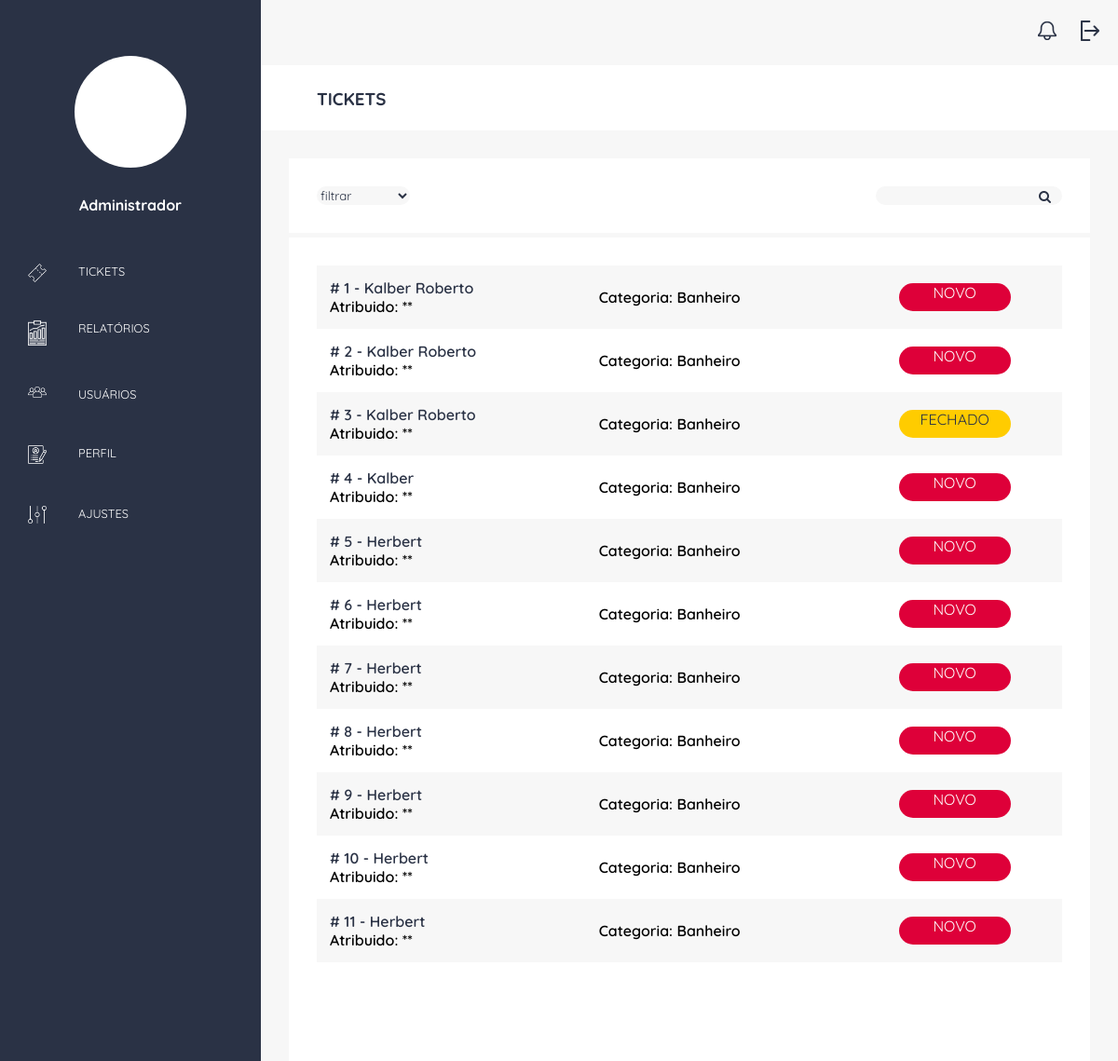
The app's page /adm/pesquisa/ (signed in), older data.
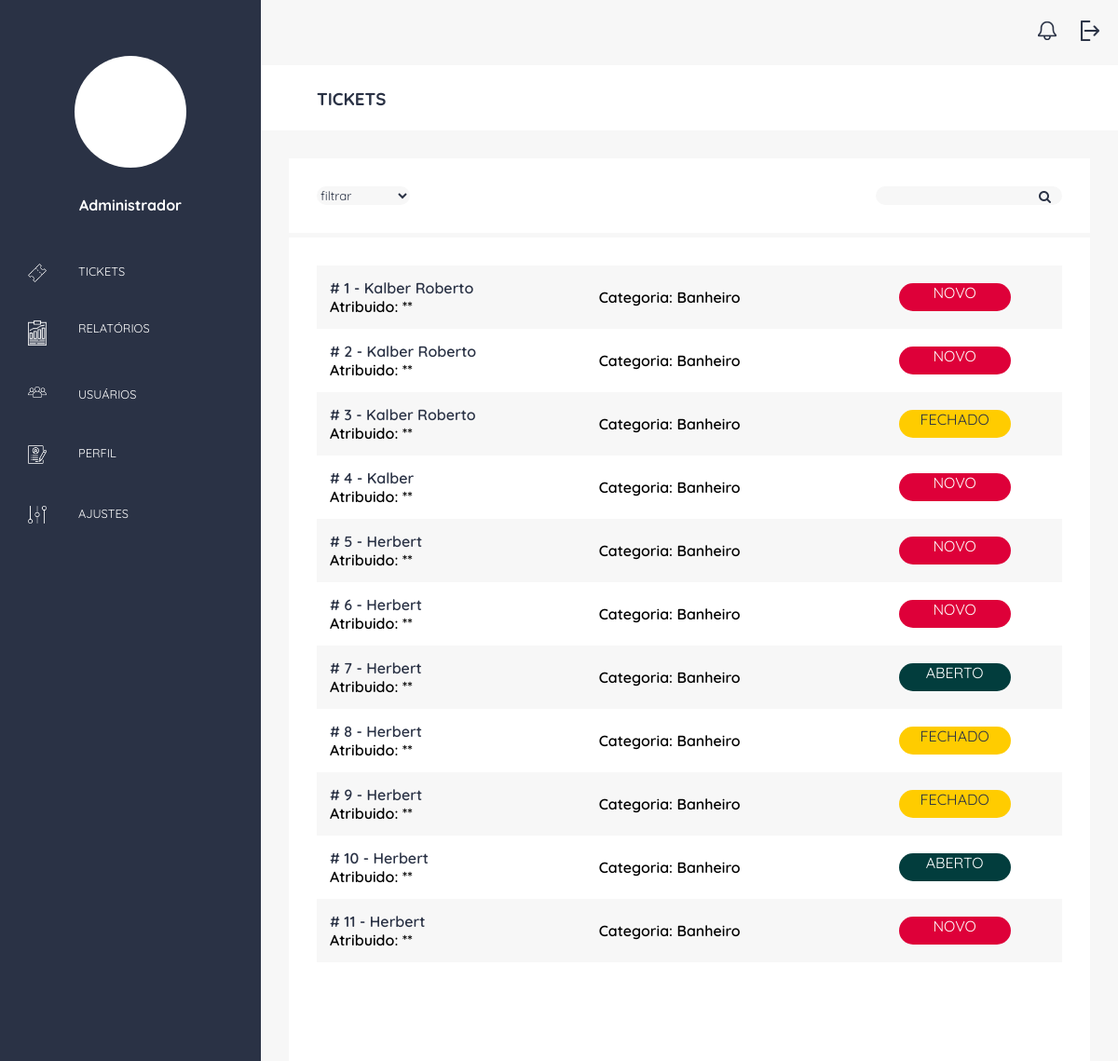
The same page, newer data.
### ticket/models.py (models this page shows, shortened)
class Ticket(models.Model):
    STATUS = (
        ('1', 'NOVO'),
        ('2', 'ABERTO'),
        ('3', 'FECHADO')
    )
    status = models.CharField(max_length=1, null=True, choices=STATUS, default='1')
    data_criacao=models.DateTimeField(auto_now_add=True)
    categoria = models.ForeignKey(Categoria, on_delete=models.SET_NULL, null=True)
    nome_completo = models.CharField(max_length=50)
    email = models.EmailField()
    telefone = models.CharField(max_length=14)
    anexo = models.FileField(upload_to='post_image', blank=True)
    descricao = models.TextField()

class Categoria(models.Model):
    nome=models.CharField(max_length=100)

### adminstrador/views.py (the view)
# urls.py: path('pesquisa/', pesquisa_id, name='pesquisa'),
@login_required
def pesquisa_id(request):
    filter = request.GET.get("id", None)
    if(filter != None):
        tickets2 = Ticket.objects.filter(id=filter)
    else:
        tickets2 = Ticket.objects.all()
    return render(request, 'listartickets.html', {"tickets": tickets2})

### adminstrador/templates/listartickets.html (shortened to what this page needs)
{% extends 'basedashboard.html' %}
{% block titulo  %} TICKETS {% endblock %}
{% block main %}
<div class="container-opticket">
    <div class="content-filter">
        <select class="select-filter" id="status" onchange="myFunction()">
            <option value="0">filtrar</option>
        </select>
    </div>
    <div class="content-search">
        <form class="search" action="{% url 'pesquisa' %}" method="GET">
            <input class="input-search" type="number" name="id" value="{{ id }}">
            <div id="lupa"></div>
        </form>
    </div>
</div>
<div class="container-table">
    <div class="content-table">
        <table class="table-list">
            {% for ticket in tickets %}
            <tr>
                <td class="list-font">
                    <a href="{% url 'details' ticket.id %}">
                        # {{ ticket.id }} - {{ ticket.nome_completo }} <br>
                    </a>
                    Atribuido: **
                </td>
                <td class="list-font">
                    Categoria: {{ ticket.categoria.nome }}
                </td>
                <td>
                    {% if ticket.status == '1' %}
                        <div class="btn-status">
                        {{ ticket.get_status_display }}
                        </div>
                    {% elif ticket.status == '2' %}
                        <div class="btn-status2">
                            {{ ticket.get_status_display }}
                        </div>
                    {% elif ticket.status == '3' %}
                        <div class="btn-status3">
                            {{ ticket.get_status_display }}
                        </div>
                    {% endif %}
                </td>
            </tr>
            {% endfor %}
        </table>
    </div>
    <div class="pagination">
    </div>
</div>
{% endblock %}

### adminstrador/templates/basedashboard.html (shortened to what this page needs)
<!DOCTYPE html>
{% load staticfiles %}
<html>
	<head>
        <link href="//maxcdn.bootstrapcdn.com/font-awesome/4.2.0/css/font-awesome.min.css" rel="stylesheet">
		<link rel="stylesheet" href="{% static 'css/reset.css' %}">
		<link rel="stylesheet" href="{% static 'css/colors.css' %}">
        <link rel="stylesheet" href="{% static 'css/basedashboard.css' %}">
        <link rel="stylesheet" href="{% static 'css/ticketlist.css' %}">
        <link rel="stylesheet" href="{% static 'css/detailsticket.css' %}">
	</head>
	<body>
        <div class="container">
            <div class="content-dash">
                <div class="profile-admin">
                    <div class="photo-admin">
                    </div>
                    <h4>Administrador</h4>
                </div>
                <div class="menu">
                    <a href=" {% url 'inicial' %}">
                        <div class="option" >
                            <img class="icon" src="{% static 'images/icon01.png' %}">
                            <p>TICKETS</p>
                        </div>
                    </a>
                    <a href="#">
                        <div class="option">
                            <img class="icon" src="{% static 'images/icon02.png' %}">
                            <p>RELATÓRIOS</p>
                        </div>
                    </a>
                    <a href="#">
                        <div class="option">
                            <img class="icon" src="{% static 'images/icon03.png' %}">
                            <p>USUÁRIOS</p>
                        </div>
                    </a>
                    <a href="#">
                        <div class="option">
                            <img class="icon" src="{% static 'images/icon04.png' %}">
                            <p>PERFIL</p>
                        </div>
                    </a>
                    <a href="#">
                        <div class="option">
                            <img class="icon" src="{% static 'images/icon05.png' %}">
                            <p>AJUSTES</p>
                        </div>
                    </a>
                </div>
            </div>
            <div class="container-body">
                <div class="content-nav">
                    <div class="notification-part">
                        <a href="#">
                            <img class="icon-nav" src="{% static 'images/icon-notification.png' %}">
                        </a>
                    </div>
                    <div class="logout-part">
                        <a href="{% url 'logout' %}">
                            <img class="icon-nav" src="{% static 'images/icon-logout.png' %}">
                        </a>
                    </div>
                </div>
                <div class="content-title">
                    <div class="title-option">
                        <h3>{% block titulo  %} {% endblock %}</h3>
                    </div>
                </div>
                <div class="container-list">
                    {% block main %}
                    {% endblock %}
                </div>
            </div>
        </div>
	</body>
</html>

### static/css/colors.css (style rules this page uses)
:root { --gray: #3C4559; --dark-gray: #2A3245; --light-gray: #F7F7F7; --red: #FF0042; --dark-red: #DE0039; --white: #ffffff; --green: #023D3D; --yellow: #FFCC00; }

### static/css/basedashboard.css (style rules this page uses)
.container { display: grid; width: 100%; height: 100%; grid-template-columns: 280px auto; grid-template-areas: "dash body"; }
.content-dash { grid-area: dash; background-color: var(--dark-gray); }
.container-body { grid-area: body; display: grid; width: 100%; height: 100%; grid-template-columns: 100%; grid-template-rows: 70px 70px auto; grid-template-areas: "nav""title""list"; }
.content-nav { display: grid; grid-area: nav; grid-template-columns: 95% 5%; background-color: var(--light-gray); }
.content-title { grid-area: title; background-color: var(--white); }
.container-list { width: 100%; grid-area: list; background-color: var(--light-gray); }
.title-option { padding-left: 60px; padding-top: 24px; color: var(--dark-gray); }
.profile-admin { display: grid; width: 100%; height: 260px; justify-content: center; color: var(--white); text-align: center; }
.photo-admin { border-radius: 100%; width: 120px; height: 120px; background-color: var(--white); margin-top: 60px; }
.option { display: grid; grid-template-columns: 30% 70%; grid-template-areas: "icon""name"; height: 65px; align-content: center; }
.option p { color: var(--white); font-size: 0.8em; }
.icon { width: 20px; margin-left: 30px; }
.logout-part, .notification-part { display: grid; align-content: center; justify-content: end; padding: 20px; }
.icon-nav { width: 20px; }

### static/css/ticketlist.css (style rules this page uses)
.container-opticket { display: grid; grid-template-columns: 1fr 1fr; background-color: var(--white); height: 80px; margin: 30px 30px 0 30px; align-content: center; }
.select-filter { display: grid; grid-template-columns: 1fr; color: var(--dark-gray); background-color: var(--light-gray); width: 100px; height: 20px; border-radius: 20px; margin-left: 30px; }
.content-search { display: grid; justify-items: end; margin-right: 30px; }
.input-search { float: left; background-color: var(--light-gray); width: 200px; height: 20px; border-radius: 20px; margin-right: 5px; }
.container-table { display: grid; grid-template-columns: 1fr; grid-template-rows: auto auto; grid-template-areas: "list"; margin: 5px 30px 0 30px; background-color: var(--white); height: auto; }
.content-table { display: grid; grid-area: list; padding: 30px; }
.table-list { width: 100%; border-collapse: collapse; }
.list-font { font-weight: 600; }
.table-list th, .table-list td { text-align: left; padding: 14px; }
.table-list a:visited, a:link, a:hover, a:active { color: var(--dark-gray); }
.table-list .btn-status { width: 120px; height: 30px; background-color: var(--dark-red); color: var(--white); border-radius: 20px; text-align: center; margin: auto; }
.table-list .btn-status2 { width: 120px; height: 30px; background-color: var(--green); color: var(--white); border-radius: 20px; text-align: center; margin: auto; }
.table-list .btn-status3 { width: 120px; height: 30px; background-color: var(--yellow); color: var(--dark-gray); border-radius: 20px; text-align: center; margin: auto; }
.table-list tr:nth-child(odd) { background-color: var(--light-gray); }
#lupa { float: left; margin: 0px 0px 0px -25px; }
#lupa:after { font-family: FontAwesome; font-size: 14px; color: var(--dark-gray); content: "\f002" }
.pagination { text-align: right; margin-top: 1em; padding: 30px; }
input[type=number] { -moz-appearance: textfield; appearance: textfield; margin: 0; }

Row changes from the older to the newer data that the page shows:
changed Ticket id 7: status "NOVO" → "ABERTO"
changed Ticket id 8: status "NOVO" → "FECHADO"
changed Ticket id 9: status "NOVO" → "FECHADO"
changed Ticket id 10: status "NOVO" → "ABERTO"
